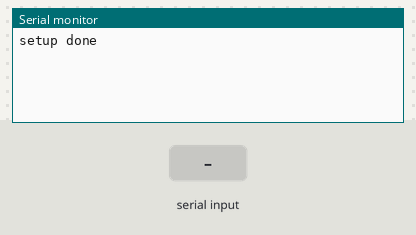
Simulated run of this sketch. Board: Arduino Uno, built with avr-gcc and run on an emulated ATmega328P. On the bench: the last lines printed to the serial monitor. The test bench sets the inputs (shaded band).

Above: at 1.2 s.
1.3 s: "1" received over Serial
At 2.4 s:
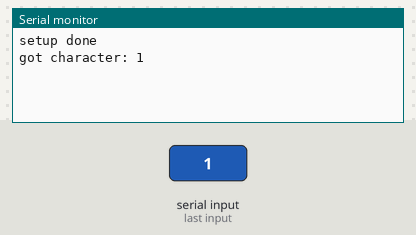
2.8 s: "0" received over Serial
At 3.6 s:
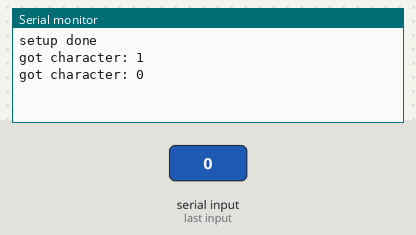
4.3 s: "2" received over Serial
At 4.7 s:
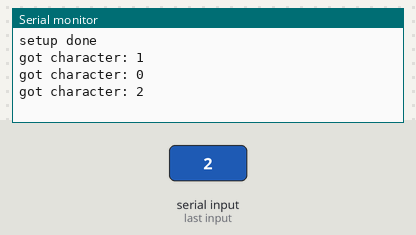

Measured:
- after the input at 1.3 s, the serial monitor: prints a new line at once (image 1)
- after the input at 2.8 s, the serial monitor: prints a new line at once (image 2)
- after the input at 4.3 s, the serial monitor: prints a new line at once (image 3)

The sketch:

ex_1.ino
```cpp
void setup()
{
    Serial.begin(9600);
    Serial.println("setup done");
}

void loop()
{


  if (Serial.available()) {
    char a = Serial.read();
    char buf[20];
    sprintf(buf, "%s: %c", "got character", a);
    Serial.println(buf);
  }
}
```
